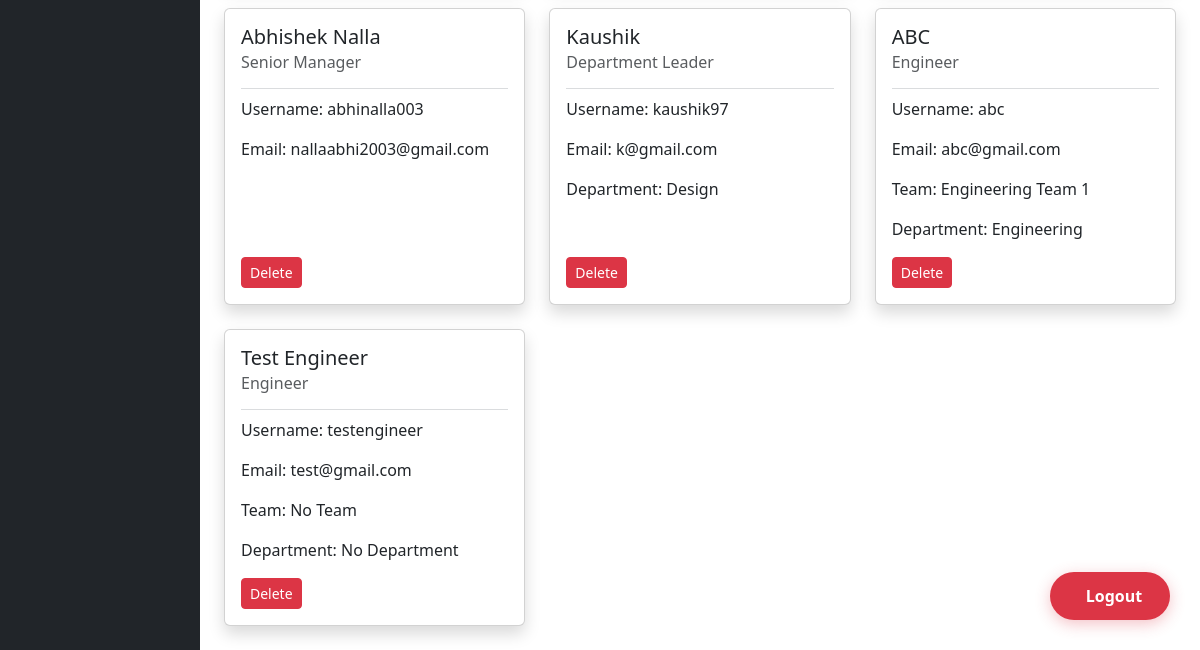
Before: /admins/manage_users (signed in, lower part) with the older database file.
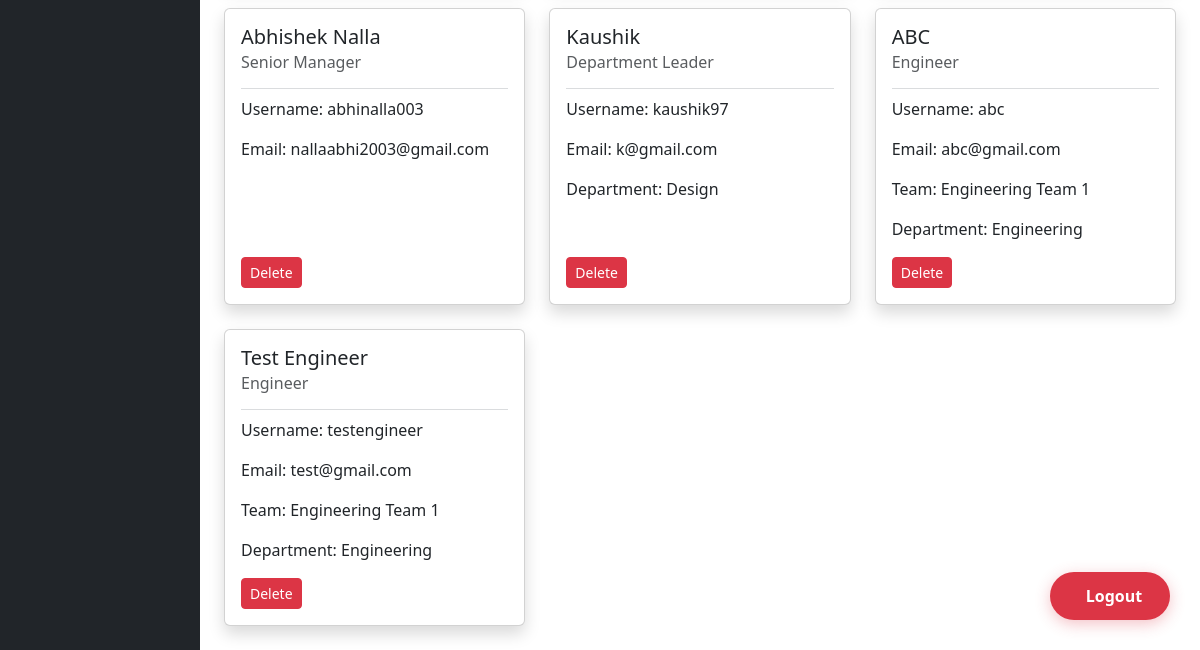
After: the same page with the newer database file.
### demo/models.py (models this page shows, shortened)
class User(models.Model):
    user_id = models.AutoField(primary_key=True)
    name = models.CharField(max_length=255)
    username = models.CharField(max_length=255, unique=True)
    email = models.EmailField(unique=True)
    password = models.CharField(max_length=255)
    role = models.CharField(max_length=50)
    team = models.ForeignKey(Team, on_delete=models.SET_NULL, null=True)
    department = models.ForeignKey(Department, on_delete=models.SET_NULL, null=True)
    created_at = models.DateTimeField(auto_now_add=True)

class Team(models.Model):
    team_id = models.AutoField(primary_key=True)
    name = models.CharField(max_length=255, unique=True)
    department = models.ForeignKey(Department, on_delete=models.CASCADE)
    created_at = models.DateTimeField(auto_now_add=True)

class Department(models.Model):
    department_id = models.AutoField(primary_key=True)
    name = models.CharField(max_length=255, unique=True)
    created_at = models.DateTimeField(auto_now_add=True)

### demo/views.py (the view, shortened to what this page needs)
# urls.py: path('admins/manage_users', views.manage_user, name='admin-manage-user'),
def manage_user(request):
    if not check_session(request):
        return redirect('admin-login')
    users = User.objects.all()
    teams = Team.objects.all()
    departments = Department.objects.all()
    return render(request, 'admin_manage_users.html', {'users': users, 'teams': teams, 'departments': departments})

### demo/views.py (called while the page is built)
def check_session(request):
    try:
        print("Checking session...")
        print(f"Session data: {request.session}")
        if 'user_id' in request.session and 'role' in request.session:
            return True
        return False
    except Exception as e:
        print(f"Session check error: {str(e)}")
        return False

### templates/admin_manage_users.html (shortened to what this page needs)
{% extends 'admin_base.html' %}
{% block content %}
<div class="mt-4">
    <div class="row row-cols-1 row-cols-md-3 g-4" id="userList">
      {% for user in users %}
      <div class="col">
        <a href="{% url 'admin-users-profile' user.user_id %}" class="card h-100 shadow text-decoration-none text-dark">
          <div class="card-body d-flex flex-column">
            <h5 class="card-title">{{ user.name }}</h5>
            <h6 class="card-subtitle mb-2 text-muted">{{ user.role }}</h6>
            <hr class="my-2 border-secondary">
            <p class="card-text">Username: {{ user.username }}</p>
            <p class="card-text">Email: {{ user.email }}</p>
            {% if user.role == 'Engineer' or user.role == 'Team Leader' %}
              <p class="card-text">
                Team:
                {% if user.team %}
                  {{ user.team.name }}
                {% else %}
                  No Team
                {% endif %}
              </p>
            {% endif %}
            {% if user.role == 'Engineer' or user.role == 'Team Leader' or user.role == 'Department Leader' %}
            <p class="card-text">
              Department:
              {% if user.department %}
                {{ user.department.name }}
              {% else %}
                No Department
              {% endif %}
            </p>
            {% endif %}
            <form method="post" action="{% url 'admin-delete-user' user.user_id %}" style="display:inline;" class="mt-auto">
              <button type="submit" class="btn btn-danger btn-sm">Delete</button>
            </form>
          </div>
        </a>
      </div>
      {% empty %}
        <p class="text-muted">No users found.</p>
      {% endfor %}
    </div>
  </div>
  {% endblock %}

Changed rows visible on the page:
changed User "Test Engineer": team.name (not shown) → "Engineering Team 1"; department.name (not shown) → "Engineering"; no longer shows "No Team"; no longer shows "No Department"
